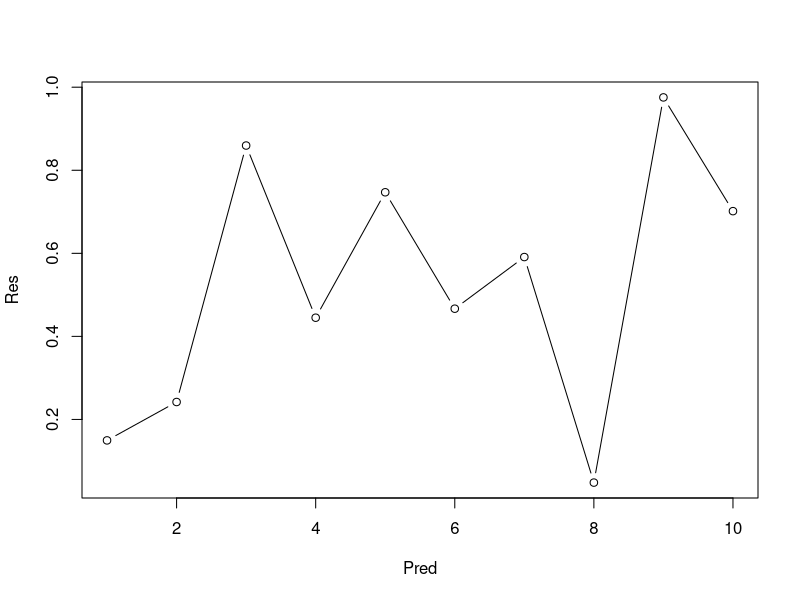
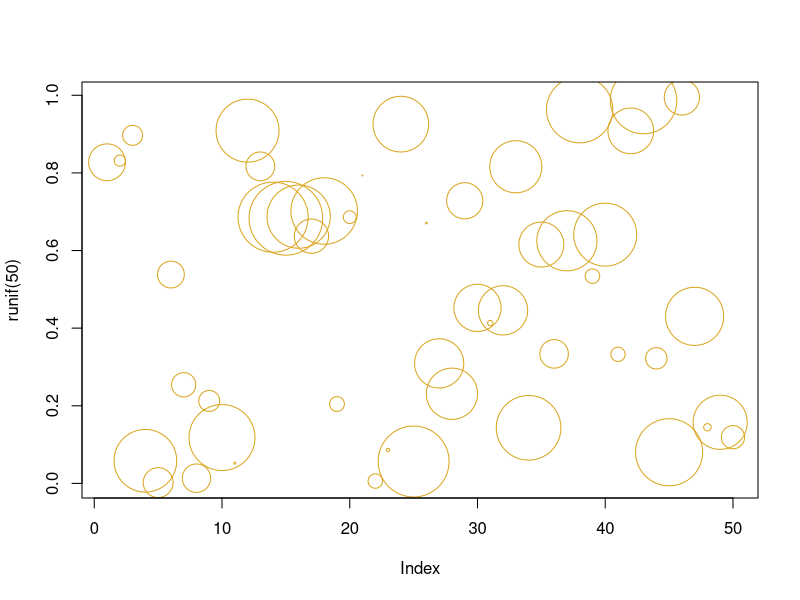

These charts were generated, in order, by the following R code:
## ----setup, include=FALSE---------------------------------------
knitr::opts_chunk$set(echo = TRUE)


## ---------------------------------------------------------------
# first  chunk of code in rmd file
print(pi)
pi + 3


## ----eval=TRUE, echo=FALSE--------------------------------------
# Use comments extensively in ALL of your coding!
Pred <- seq(1,10)     # make a vector of integers from 1 to 10
Res <- runif(10)      # generate 10 draws from a random uniform (0,1) distribution

# print the random numbers
print(Res)

# plot the graph
plot(x=Pred,y=Res,type="b")

## ---------------------------------------------------------------
plot(runif(50),cex=10*runif(50),col="goldenrod")


